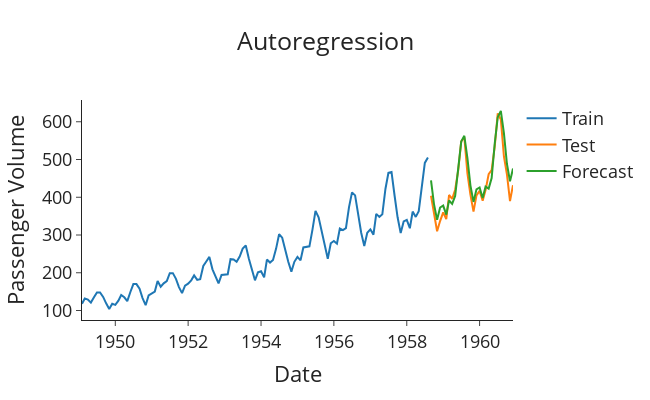

Notebook code cell kept with this figure:
### Markdown cell above
The forecasts produced from this fitted model is for the differenced and Box-Cox transformed time series that we produced earlier. Therefore, we have to un-difference and apply the inverse Box-Cox transform to the predictions to acquire the actual airline passenger forecasted volumes:

### Code cell
# Import packages
from scipy.special import inv_boxcox
import plotly.graph_objects as go

# Get forecasts and convert to actual passenger volumes
transformed_forecasts = list(model.forecast(steps=len(test)))
boxcox_forecasts = []
for idx in range(len(test)):
    if idx == 0:
        boxcox_forecast = transformed_forecasts[idx] + train['Passengers_boxcox'].iloc[-1]
    else:
        boxcox_forecast = transformed_forecasts[idx] + boxcox_forecasts[idx-1]

    boxcox_forecasts.append(boxcox_forecast)

forecasts = inv_boxcox(boxcox_forecasts, lam)


def plot_forecasts(forecasts: list[float],
                   title: str) -> None:
    """Function to plot the forecasts."""
    fig = go.Figure()
    fig.add_trace(go.Scatter(x=train['Month'], y=train['#Passengers'], name='Train'))
    fig.add_trace(go.Scatter(x=test['Month'], y=test['#Passengers'], name='Test'))
    fig.add_trace(go.Scatter(x=test['Month'], y=forecasts, name='Forecast'))
    fig.update_layout(template="simple_white", font=dict(size=18), title_text=title,
                      width=650, title_x=0.5, height=400, xaxis_title='Date',
                      yaxis_title='Passenger Volume')

    return fig.show()


# Plot the forecasts
plot_forecasts(forecasts, 'Autoregression')
